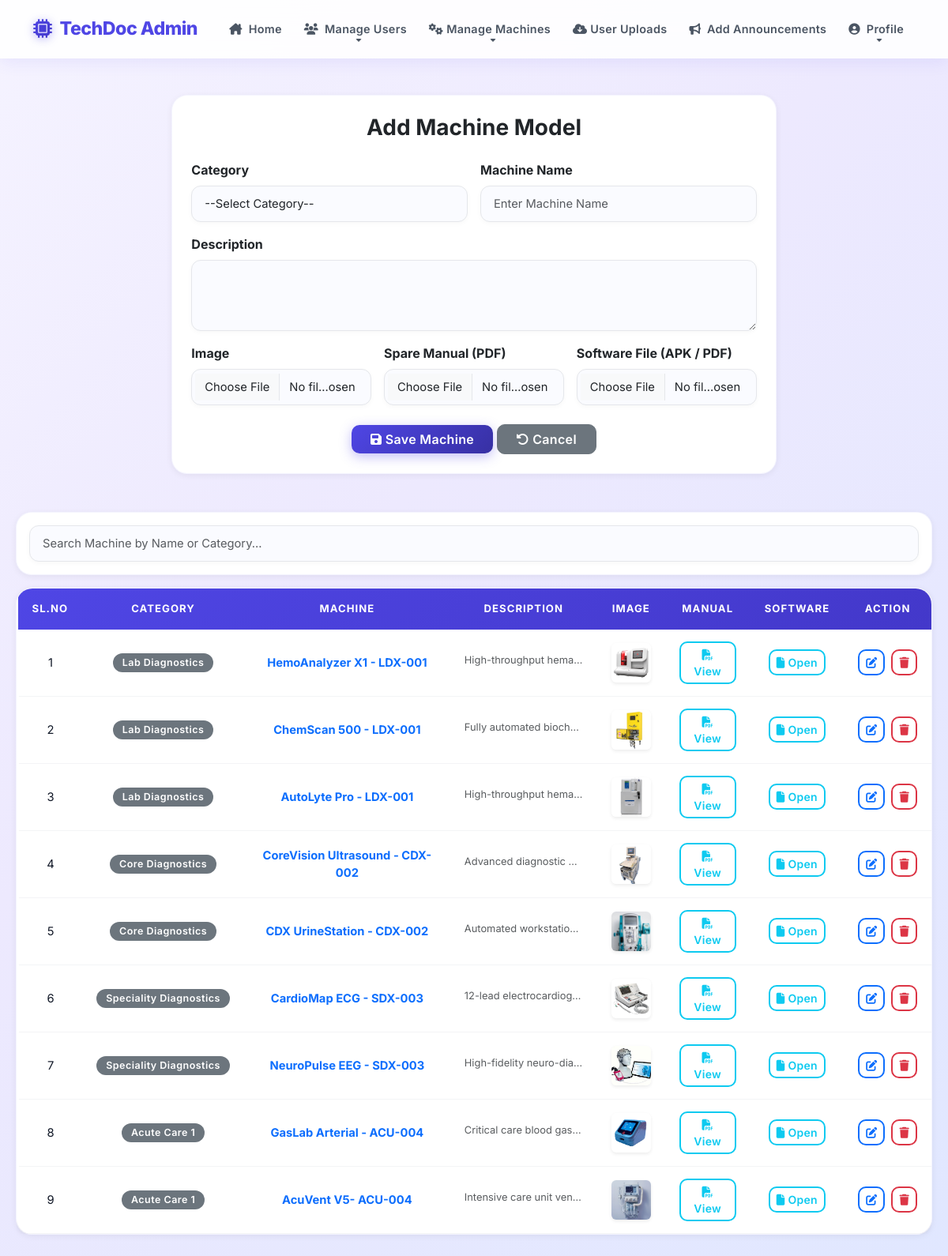
Screenshot of /wadmin/Machine/ with the database file from the repository.
### wadmin/models.py (models this page shows)
class Machine(models.Model):
    category = models.ForeignKey('MachineCategory', on_delete=models.CASCADE)
    machine_name = models.CharField(max_length=100)
    description = models.TextField()
    image = models.FileField(upload_to='MachineImage/', null=True, blank=True)
    spare_manual = models.FileField(upload_to='MachineManuals/', null=True, blank=True)
    software_file = models.FileField(upload_to='MachineSoftware/', null=True, blank=True)
    class Meta:
        db_table = 'tbl_machine'

class MachineCategory(models.Model):
    category_name = models.CharField(max_length=100)
    class Meta:
        db_table = 'tbl_machine_category'

### wadmin/views.py (the view, shortened to what this page needs)
# urls.py: path('Machine/', views.machine, name="machine"),
def machine(request):
    categorydata = MachineCategory.objects.all()
    machinedata = Machine.objects.all()
    search = request.GET.get("search")
    if search:
        machinedata = Machine.objects.filter(
            Q(machine_name__icontains=search) |
            Q(category__category_name__icontains=search)
        )
    if request.headers.get('x-requested-with') == 'XMLHttpRequest':
        html = render_to_string(
            "admin/machine_table.html",
            {"data": machinedata}
        )
        return JsonResponse({"html": html})
    return render(request, "admin/AddMachine.html", {
        "data": machinedata,
        "category": categorydata
    })

### wadmin/Templates/admin/AddMachine.html (shortened to what this page needs)
{% include 'admin/Header.html' %}
<div class="row mb-5 justify-content-center">
<div class="col-lg-8">
<div class="card shadow-sm border-0 p-4">
<h3 class="mb-4 fw-bold text-center">
{% if machine %}Edit Machine Model{% else %}Add Machine Model{% endif %}
</h3>
<form action="" method="post" enctype="multipart/form-data">
<div class="row g-3">
<div class="col-md-6">
<label class="form-label fw-bold">Category</label>
<select class="form-select" name="category" required>
<option value="">--Select Category--</option>
</select>
</div>
<div class="col-md-6">
<label class="form-label fw-bold">Machine Name</label>
<input type="text"
class="form-control"
name="machine"
value="{{machine.machine_name|default:''}}"
placeholder="Enter Machine Name"
required>
</div>
<div class="col-12">
<label class="form-label fw-bold">Description</label>
<textarea class="form-control"
name="description"
rows="3"
required>{{machine.description|default:''}}</textarea>
</div>
<div class="col-md-4">
<label class="form-label fw-bold">Image</label>
<input type="file" class="form-control" name="image" accept="image/*">
</div>
<div class="col-md-4">
<label class="form-label fw-bold">Spare Manual (PDF)</label>
<input type="file" class="form-control" name="spare_manual" accept="application/pdf">
</div>
<div class="col-md-4">
<label class="form-label fw-bold">Software File (APK / PDF)</label>
<input type="file" class="form-control" name="software_file" accept=".apk,.pdf">
</div>
<div class="col-12 text-center mt-4">
<button type="submit" class="btn btn-primary-custom px-4">
{% if machine %}
<i class="fa-solid fa-pen"></i> Update Machine
{% else %}
<i class="fa-solid fa-save"></i> Save Machine
{% endif %}
</button>
<button type="reset" class="btn btn-secondary px-4">
<i class="fa-solid fa-rotate-left"></i> Cancel
</button>
</div>
</div>
</form>
</div>
</div>
</div>
<div class="card shadow-sm border-0 mb-3">
<div class="card-body">
<input type="text"
id="machineSearch"
class="form-control"
placeholder="Search Machine by Name or Category...">
</div>
</div>
<div class="card shadow-sm border-0 mb-5">
<div class="card-body p-0 table-responsive">
<table class="table table-custom table-hover m-0 w-100 text-center align-middle">
<thead class="text-center">
<tr>
<th>Sl.No</th>
<th>Category</th>
<th>Machine</th>
<th>Description</th>
<th>Image</th>
<th>Manual</th>
<th>Software</th>
<th>Action</th>
</tr>
</thead>
<tbody id="machineTable">
{% for i in data %}
<tr>
<td>{{forloop.counter}}</td>
<td>
<span class="badge bg-secondary">
{{i.category.category_name}}
</span>
</td>
<td class="fw-bold text-primary">
{{i.machine_name}}
</td>
<td>
<small class="text-muted d-inline-block text-truncate" style="max-width:150px;">
{{i.description}}
</small>
</td>
<td>
{% if i.image %}
<img src="{{ i.image.url }}"
class="rounded shadow-sm"
style="width:50px;height:50px;object-fit:cover;">
{% else %}
<span class="text-muted small">No Image</span>
{% endif %}
</td>
<td>
{% if i.spare_manual %}
<button class="btn btn-sm btn-outline-info"
onclick="openPdfModal('{{ i.spare_manual.url }}')">
<i class="fa-solid fa-file-pdf"></i> View
</button>
{% else %}
<span class="text-muted small">-</span>
{% endif %}
</td>
<td>
{% if i.software_file %}
<button class="btn btn-sm btn-outline-info"
onclick="openPdfModal('{{ i.software_file.url }}')">
<i class="fa-solid fa-file"></i> Open
</button>
{% else %}
<span class="text-muted small">-</span>
{% endif %}
</td>
<td>
<div class="d-flex justify-content-center gap-2">
<a href="{% url 'wadmin:editmachine' i.id %}"
class="btn btn-sm btn-outline-primary">
<i class="fa-solid fa-pen-to-square"></i>
</a>
<a href="{% url 'wadmin:deletemachine' i.id %}"
class="btn btn-sm btn-outline-danger">
<i class="fa-solid fa-trash"></i>
</a>
</div>
</td>
</tr>
{% endfor %}
</tbody>
</table>
</div>
</div>
</body>
</html>

### wadmin/Templates/admin/Header.html (style rules this page uses)
:root { --primary: #4f46e5; --primary-dark: #4338ca; --primary-deeper: #3730a3; --accent: #10b981; --danger: #ef4444; --warning: #f59e0b; --info: #06b6d4; --bg-page: linear-gradient(135deg, #f5f3ff 0%, #ede9fe 40%, #e0e7ff 100%); --text-main: #111827; --text-muted: #6b7280; --border-light: #e5e7eb; --shadow-sm: 0 2px 8px rgba(0, 0, 0, 0.06); --shadow-md: 0 8px 24px rgba(79, 70, 229, 0.14); --shadow-lg: 0 20px 40px rgba(79, 70, 229, 0.2); --radius: 12px; --radius-lg: 20px; }
body { font-family: 'Inter', sans-serif; background: var(--bg-page); min-height: 100vh; color: var(--text-main); overflow-x: hidden; padding-top: 80px; }
.table-custom { background: white; border-radius: var(--radius-lg); overflow: hidden; box-shadow: var(--shadow-sm); }
.table-custom thead tr { background: linear-gradient(135deg, var(--primary) 0%, var(--primary-dark) 100%) !important; }
.table-custom thead th { color: white !important; background: transparent !important; font-weight: 700; font-size: 0.82rem; letter-spacing: 0.08em; text-transform: uppercase; padding: 16px 18px; border: none !important; white-space: nowrap; }
.table-custom tbody tr { transition: all 0.25s ease; border-left: 3px solid transparent; animation: rowSlide 0.4s ease both; }
.table-custom tbody tr:nth-child(even) { background: rgba(79, 70, 229, 0.025); }
.table-custom td { padding: 15px 18px; vertical-align: middle; border-color: #f3f4f6; font-size: 0.92rem; color: var(--text-main); }
.table-custom tbody tr:nth-child(1) { animation-delay: 0.05s; }
.table-custom tbody tr:nth-child(2) { animation-delay: 0.1s; }
.table-custom tbody tr:nth-child(3) { animation-delay: 0.15s; }
.table-custom tbody tr:nth-child(4) { animation-delay: 0.2s; }
.table-custom tbody tr:nth-child(5) { animation-delay: 0.25s; }
.table-custom tbody tr:nth-child(6) { animation-delay: 0.3s; }
.table-custom tbody tr:nth-child(7) { animation-delay: 0.35s; }
.table-custom tbody tr:nth-child(8) { animation-delay: 0.4s; }
.table-custom tbody tr:nth-child(9) { animation-delay: 0.45s; }
.btn { font-weight: 600; letter-spacing: 0.02em; border-radius: 10px !important; transition: all 0.28s cubic-bezier(0.4, 0, 0.2, 1); position: relative; overflow: hidden; }
.btn::after { content: ''; position: absolute; top: 50%; left: 50%; width: 0; height: 0; background: rgba(255, 255, 255, 0.25); border-radius: 50%; transform: translate(-50%, -50%); transition: width 0.5s ease, height 0.5s ease, opacity 0.5s ease; opacity: 0; }
.btn i { transition: transform 0.25s ease; }
.btn-primary-custom { background: linear-gradient(135deg, var(--primary) 0%, var(--primary-deeper) 100%); border: none; color: white; box-shadow: 0 4px 15px rgba(79, 70, 229, 0.35); }
.btn-outline-primary { border-width: 2px; }
.btn-outline-danger { border-width: 2px; }
.btn-outline-info { border-width: 2px; }
.form-control, .form-select { border-radius: var(--radius); padding: 11px 16px; border: 1.5px solid var(--border-light); background: #fafbff; font-size: 0.92rem; transition: all 0.3s ease; box-shadow: 0 2px 6px rgba(0, 0, 0, 0.03); }
.card { border-radius: var(--radius-lg) !important; border: 1px solid rgba(79, 70, 229, 0.06) !important; box-shadow: var(--shadow-sm) !important; transition: box-shadow 0.3s ease, transform 0.3s ease; }
.badge { font-weight: 600; letter-spacing: 0.04em; padding: 6px 12px; border-radius: 20px; font-size: 0.78rem; }

### rows the page displays
Machine: category.category_name "Lab Diagnostics", machine_name "HemoAnalyzer X1 - LDX-001", description "High-throughput hema…", image (picture)
Machine: category.category_name "Lab Diagnostics", machine_name "ChemScan 500 - LDX-001", description "Fully automated bioch…", image (picture)
Machine: category.category_name "Lab Diagnostics", machine_name "AutoLyte Pro - LDX-001", description "High-throughput hema…", image (picture)
Machine: category.category_name "Core Diagnostics", machine_name "CoreVision Ultrasound - CDX-002", description "Advanced diagnostic…", image (picture)
Machine: category.category_name "Core Diagnostics", machine_name "CDX UrineStation - CDX-002", description "Automated workstatio…", image (picture)
Machine: category.category_name "Speciality Diagnostics", machine_name "CardioMap ECG - SDX-003", description "12-lead electrocardiog…", image (picture)
Machine: category.category_name "Speciality Diagnostics", machine_name "NeuroPulse EEG - SDX-003", description "High-fidelity neuro-dia…", image (picture)
Machine: category.category_name "Acute Care 1", machine_name "GasLab Arterial - ACU-004", description "Critical care blood gas…", image (picture)
Machine: category.category_name "Acute Care 1", machine_name "AcuVent V5- ACU-004", description "Intensive care unit ven…", image (picture)
